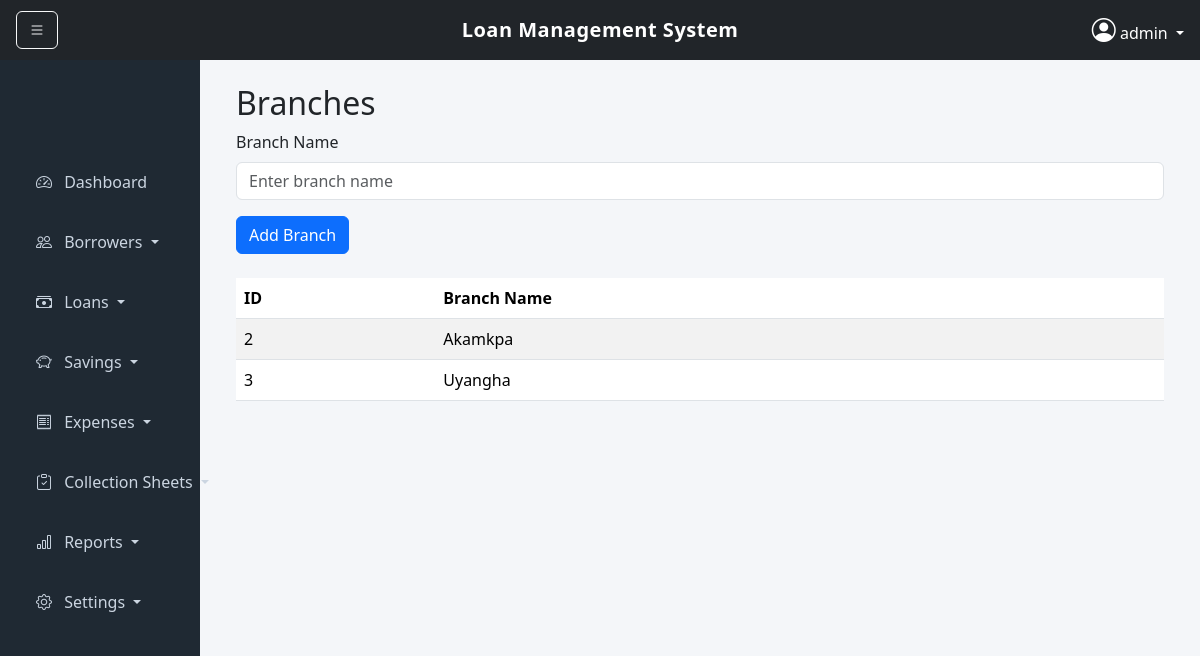
Page /branches/ (signed in) on the committed database.
### core/models.py (models this page shows, shortened)
class Branch(models.Model):
    organization = models.ForeignKey(Organization, on_delete=models.CASCADE)
    name = models.CharField(max_length=200)

### core/views.py (the view)
# urls.py: path('branches/', views.branches, name='branches'),
@login_required
def branches(request):
    branches = Branch.objects.filter(organization=request.user.loanofficer.organization)
    if request.method == "POST":
        Branch.objects.create(
            organization=request.user.loanofficer.organization,
            name=request.POST.get("name")
        )
        return redirect("branches")
    return render(request, "branches.html", {"branches": branches})

### core/templates/branches.html (shortened to what this page needs)
{% extends 'base.html' %}
{% block content %}
<div class="container">
    <h2>Branches</h2>
    <form method="POST" class="mb-4">
        <div class="mb-3">
            <label for="name" class="form-label">Branch Name</label>
            <input type="text" class="form-control" name="name" id="name" placeholder="Enter branch name" required>
        </div>
        <button type="submit" class="btn btn-primary">Add Branch</button>
    </form>
    <table class="table table-striped">
        <thead>
            <tr>
                <th>ID</th>
                <th>Branch Name</th>
            </tr>
        </thead>
        <tbody>
            {% for branch in branches %}
            <tr>
                <td>{{ branch.id }}</td>
                <td>{{ branch.name }}</td>
            </tr>
            {% empty %}
            <tr>
                <td colspan="2" class="text-center">No branches found.</td>
            </tr>
            {% endfor %}
        </tbody>
    </table>
</div>
{% endblock %}

### core/templates/base.html (shortened to what this page needs)
<!DOCTYPE html>
<html lang="en">
  <head>
    <link href="https://cdn.jsdelivr.net/npm/bootstrap@5.3.2/dist/css/bootstrap.min.css" rel="stylesheet">
    <link href="https://cdn.jsdelivr.net/npm/bootstrap-icons@1.11.1/font/bootstrap-icons.css" rel="stylesheet">
  </head>
  <body>
    <nav class="navbar navbar-dark bg-dark topbar px-3 position-relative">
      <button class="btn btn-outline-light me-2" id="toggleSidebar">
        <i class="bi bi-list"></i>
      </button>
      <span class="navbar-brand project-title">
        Loan Management System
      </span>
      <div class="dropdown ms-auto">
        <a class="text-white dropdown-toggle text-decoration-none" href="#" data-bs-toggle="dropdown">
          <i class="bi bi-person-circle fs-4"></i>
          {{ request.user.username }}
        </a>
      </div>
    </nav>
    <div class="container-fluid">
      <div class="row">
        <div id="sidebar" class="col-md-3 col-lg-2 sidebar p-3">
          <div class="nav flex-column sidebar-menu">
            <a href="/" class="nav-link">
              <i class="bi bi-speedometer2 me-2"></i> Dashboard
            </a>
            <div class="nav-item dropdown">
              <a class="nav-link dropdown-toggle" href="#" data-bs-toggle="collapse" data-bs-target="#borrowersMenu">
                <i class="bi bi-people me-2"></i> Borrowers
              </a>
            </div>
            <div class="nav-item dropdown">
              <a class="nav-link dropdown-toggle" href="#" data-bs-toggle="collapse" data-bs-target="#loansMenu">
                <i class="bi bi-cash-stack me-2"></i> Loans
              </a>
            </div>
            <div class="nav-item dropdown">
              <a class="nav-link dropdown-toggle" href="#" data-bs-toggle="collapse" data-bs-target="#savingsMenu">
                <i class="bi bi-piggy-bank me-2"></i> Savings
              </a>
            </div>
            <div class="nav-item dropdown">
              <a class="nav-link dropdown-toggle" href="#" data-bs-toggle="collapse" data-bs-target="#expensesMenu">
                <i class="bi bi-receipt me-2"></i> Expenses
              </a>
            </div>
            <div class="nav-item dropdown">
              <a class="nav-link dropdown-toggle" href="#" data-bs-toggle="collapse" data-bs-target="#collectionsMenu">
                <i class="bi bi-clipboard-check me-2"></i> Collection Sheets
              </a>
            </div>
            <div class="nav-item dropdown">
              <a class="nav-link dropdown-toggle" href="#" data-bs-toggle="collapse" data-bs-target="#reportsMenu">
                <i class="bi bi-bar-chart me-2"></i> Reports
              </a>
            </div>
            <div class="nav-item dropdown">
              <a class="nav-link dropdown-toggle" href="#" data-bs-toggle="collapse" data-bs-target="#settingsMenu">
                <i class="bi bi-gear me-2"></i> Settings
              </a>
            </div>
          </div>
        </div>
        <div id="content" class="col content">
          {% block content %}{% endblock %}
        </div>
      </div>
    </div>
  </body>
</html>

### core/templates/base.html (style rules this page uses)
body { background-color: #f4f6f9; }
.topbar { height: 60px; }
.project-title { position: absolute; left: 50%; transform: translateX(-50%); font-weight: 600; letter-spacing: 0.5px; }
.sidebar { min-height: 100vh; background-color: #1f2933; transition: all 0.3s ease; }
.sidebar .nav-link { color: #cbd5e1; padding: 14px 20px; margin-bottom: 8px; border-radius: 6px; }
.sidebar-menu { padding-top: 80px; }
.content { padding: 24px; transition: margin-left 0.3s ease; }

### rows in the picture
Branch: id "2", name "Akamkpa"
Branch: id "3", name "Uyangha"

### other values in the picture
{{ request.user.username }} "admin"
